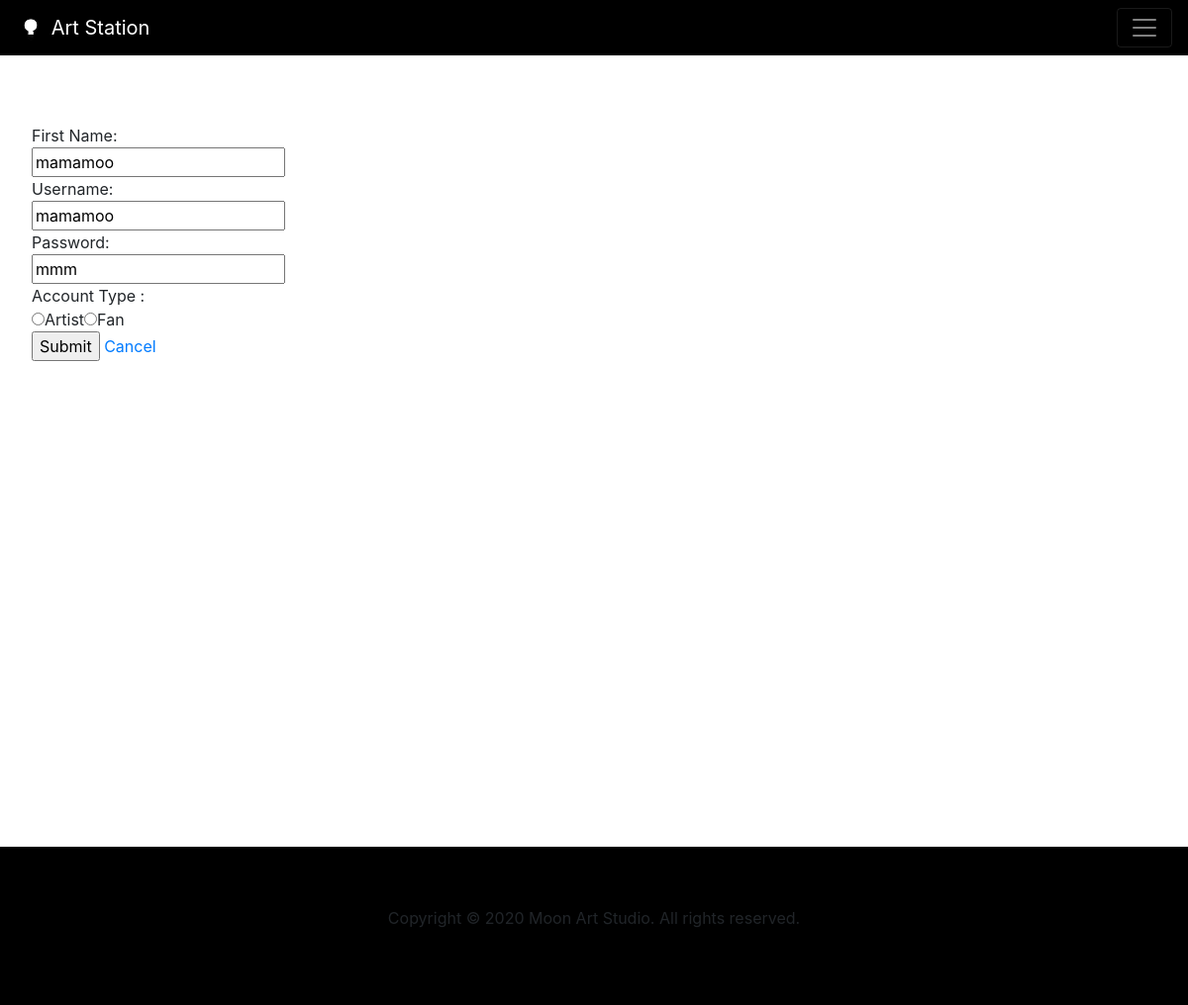
Page /updateuser-process.php?username=mamamoo on the committed database.
### tables this page shows
CREATE TABLE `user_info` (
  `id` int(20) NOT NULL,
  `name` varchar(20) NOT NULL,
  `username` varchar(20) NOT NULL,
  `password` varchar(20) NOT NULL,
  `role` set('Artist','Fan') NOT NULL DEFAULT 'Fan'
);

### updateuser-process.php (the view, shortened to what this page needs)
<?php
include_once 'database2.php';
$result = mysqli_query($conn,"SELECT * FROM user_info WHERE username='" . $_GET['username'] . "'");
$row= mysqli_fetch_array($result);
?>
<!DOCTYPE html>
<html lang="en">
<head>
    <link rel="stylesheet" href="css/bootstrap.min.css">
    <link rel="stylesheet" href="custom.css">
<link href="/docs/4.5/dist/css/bootstrap.min.css" rel="stylesheet">
</head>
<body>
<nav class="navbar navbar-dark navbar-custom">
    <a class="navbar-brand" href="index.html">
        <img src="img/light.gif" width="30" height="30" class="d-inline-block align-top" alt="" loading="lazy">
        Art Station
    </a>
    <button class="navbar-toggler" type="button" data-toggle="collapse" data-target="#navbarText" aria-controls="navbarText" aria-expanded="false" aria-label="Toggle navigation">
        <span class="navbar-toggler-icon"></span>
      </button>
</nav>
<div class="jumbotron" id="filldiv">
<form name="frmUser" method="post" action="" onSubmit="return check()";>
<div style="padding-bottom:5px;">
</div>
First Name: <br>
<input type="text" name="name" class="txtField" value="<?php echo $row['name']; ?>">
<br>
Username: <br>
<input type="text" name="username"  value="<?php echo $row['username']; ?>">
<br>
Password: <br>
<input type="text" name="password" class="txtField" value="<?php echo $row['password']; ?>">
<br>
Account Type :<br>
<input type="radio" id="role" name="role" value="<?php echo $row['role']; ?>">Artist<input type="radio" id="role" name="role" value="<?php echo $row['role'];  ?>">Fan
<br>
<input type="submit" name="submit" value="Submit" class="buttom">
<a href="login.php" >Cancel</a>
</form>
</div>
<footer>
        <p>
            Copyright © 2020 Moon Art Studio. All rights reserved.
        </p>
    </footer>
</body>
</html>

### custom.css (style rules this page uses)
footer { background-color: black; padding: 60px; text-align: center; }
.navbar-custom { background:black; }

### updateuser-process.php (style rules this page uses)
#filldiv { height: 100vh; background-color:white; background-position: center; background-size: cover; margin-bottom: 0cm; }

### rows in the picture
user_info: name "mamamoo", username "mamamoo", password "mmm"
